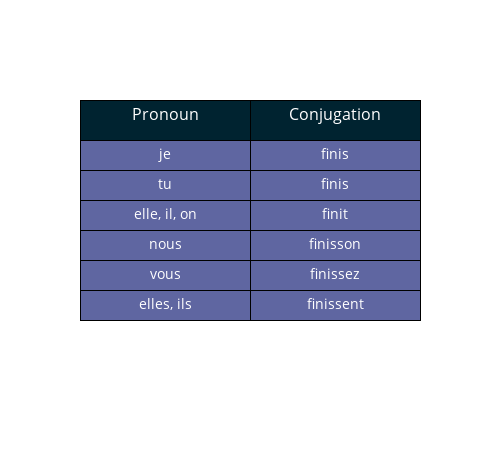

Source (notebook cell):
### Markdown cell above
## 2. The "-ir" Regular Verbs

There is a general rubric for conjugating verbs that end in **ir** in the present tense. 

We will illustrate this with the verb "finir" (to finish). The stem of the verb finit is "fin-". We conjugate it by adding on the endings "is", "is", "it", "issons", "issez" "issent" for the corresponding pronouns, as follows:

### Code cell
french = ['je','tu','elle, il, on','nous','vous','elles, ils']
finir_stem = ['fin-','fin-','fin-','fin-','fin-','fin-']
ir_ending = ['is','is','eit','issons','issez','issent']
finir_conjug = ['finis','finis','finit','finisson','finissez','finissent']


trace0 = go.Table(
  columnorder = [1,2],
  columnwidth = [10,10],
  header = dict(
    values = ['Pronoun','Conjugation'],
    line = dict(color = 'rgb(0,0,0)'),
    fill = dict(color = 'rgb(0,35,48)'),
    align = ['center','center'],
    font = dict(color = 'white', size = 16),
    height = 40
  ),
  cells = dict(
    values = [french,finir_conjug],
    line = dict(color = 'black'),
    fill = dict(color = 'rgb(95,102,161)'),
    align = ['center', 'center'],
    font = dict(color = 'white', size = 14),
    height = 30
    )
)
layout = dict(width=500, height=450)

data = [trace0]
fig = dict(data = data, layout = layout)

iplot(fig)

### Figure 1 — Plotly figure (JSON) as saved in the notebook; plotly's stock layout.template omitted (floating-point values rounded to 4 significant figures)
{"data": [{"cells": {"align": ["center", "center"], "fill": {"color": "rgb(95,102,161)"}, "font": {"color": "white", "size": 14}, "height": 30, "line": {"color": "black"}, "values": [["je", "tu", "elle, il, on", "nous", "vous", "elles, ils"], ["finis", "finis", "finit", "finisson", "finissez", "finissent"]]}, "columnorder": [1, 2], "columnwidth": [10, 10], "header": {"align": ["center", "center"], "fill": {"color": "rgb(0,35,48)"}, "font": {"color": "white", "size": 16}, "height": 40, "line": {"color": "rgb(0,0,0)"}, "values": ["Pronoun", "Conjugation"]}, "type": "table"}], "layout": {"height": 450, "width": 500}}
